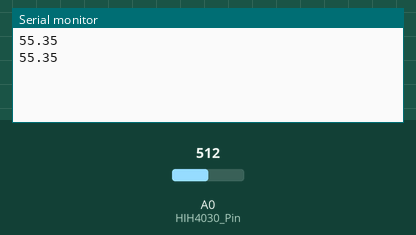
A sketch run on a simulated Arduino Uno, built with avr-gcc and run on an emulated ATmega328P. On the bench: the last lines printed to the serial monitor. Inputs (shaded band) come from the test bench; at power-on: A0 (HIH4030_Pin) = 512.

Above: at 1.8 s.
1.9 s: A0 (HIH4030_Pin) set to 716
At 2.7 s:
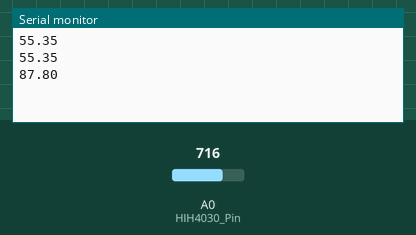
3.4 s: A0 (HIH4030_Pin) set to 900
At 4.8 s:
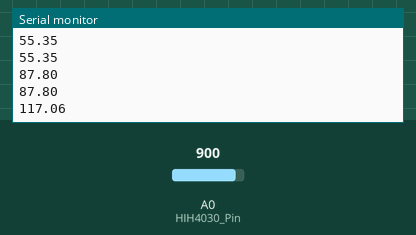
Timing chart, 0 to 6.4 s (numbered marks = the images above; inputs shaded):
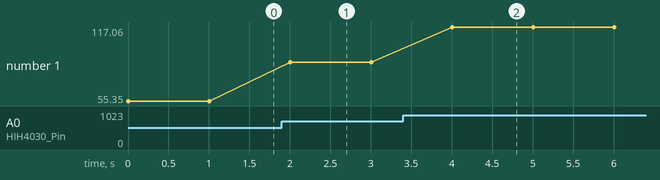

Measured:
- after the input at 1.9 s, the serial monitor: prints a new line after 0.10 s (image 1)
- after the input at 3.4 s, the serial monitor: prints a new line after 0.60 s (image 2)
- plotted number 1: 55.35 → 87.8 after the input at 1.9 s, 87.8 → 117.06 after the input at 3.4 s

The sketch:

Humidity_Sensor.ino
```cpp
//From the bildr article http://bildr.org/2012/11/hih4030-arduino/

int HIH4030_Pin = A0; //analog pin 0

void setup(){
  Serial.begin(9600);
}

void loop(){

  //To properly caculate relative humidity, we need the temperature.
  float temperature = 25; //replace with a thermometer reading if you have it
  float relativeHumidity  = getHumidity(temperature);

  Serial.println(relativeHumidity);

  delay(1000); //just here to slow it down so you can read it
}


float getHumidity(float degreesCelsius){
  //caculate relative humidity
  float supplyVolt = 5.0;

  // read the value from the sensor:
  int HIH4030_Value = analogRead(HIH4030_Pin);
  float voltage = HIH4030_Value/1023. * supplyVolt; // convert to voltage value

  // convert the voltage to a relative humidity
  // - the equation is derived from the HIH-4030/31 datasheet
  // - it is not calibrated to your individual sensor
  //  Table 2 of the sheet shows the may deviate from this line
  float sensorRH = 161.0 * voltage / supplyVolt - 25.8;
  float trueRH = sensorRH / (1.0546 - 0.0026 * degreesCelsius); //temperature adjustment

  return trueRH;
}
```
